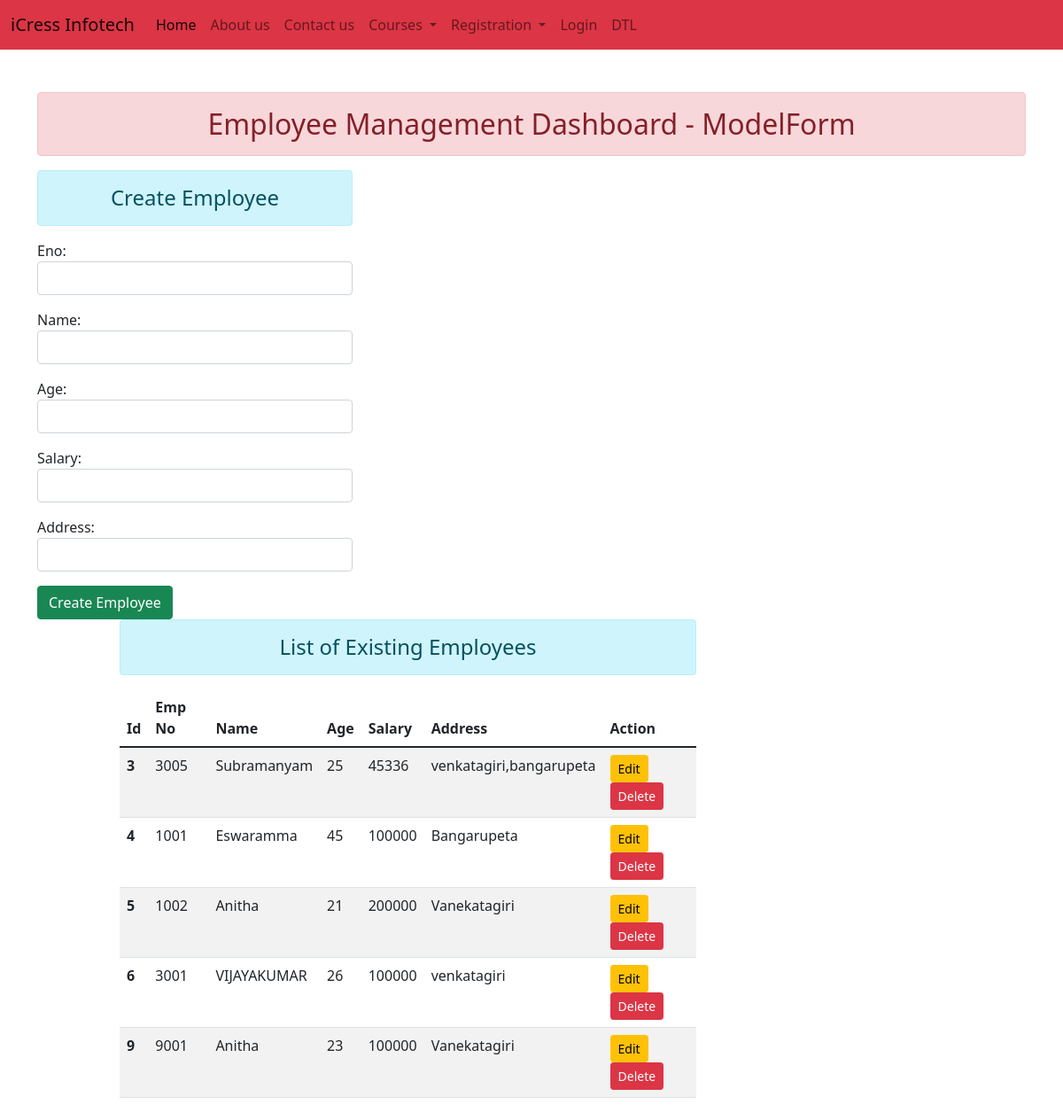
The page /modelformcreate/model_form/ on the database its author committed.
### model_form_app/models.py (models this page shows, shortened)
class Employee_form(models.Model):
    eno=models.IntegerField()
    name=models.CharField(max_length=100)
    age=models.IntegerField()
    salary=models.IntegerField()
    address=models.CharField(max_length=100)

### model_form_app/views.py (the view)
# urls.py: path('model_form/',views.Model_Form),
def Model_Form(request):
    if request.method == 'GET':
        emp_forms=Employee_Forms()
        emp_list=Employee_form.objects.all()
        emp_dict={
           'emp_forms' : emp_forms,
           'emp_list' : emp_list
        }
        return render(request,'model_form_app/model_form.html',context=emp_dict)
    elif request.method=='POST':
        emp_forms=Employee_Forms(request.POST)
        if emp_forms.is_valid():
            emp_forms.save()
            return redirect('/modelformcreate/model_form/')

### model_form_app/forms.py
class Employee_Forms(forms.ModelForm):
    class Meta:
        model = Employee_form
        fields='__all__'
        widgets={
            'name' : forms.TextInput(attrs={'class' : 'form-control'}),
            'eno' : forms.TextInput(attrs={'class' : 'form-control'}),
            'age' : forms.TextInput(attrs={'class' : 'form-control'}),
            'salary' : forms.TextInput(attrs={'class' : 'form-control'}),
            'address' : forms.TextInput(attrs={'class' : 'form-control'}),
        }

### templates/model_form_app/model_form.html (shortened to what this page needs)
{% extends 'layout.html' %}
{% block page_content %}
  <div class="container mt-5">
      <h2 class="text-center alert alert-danger">Employee Management Dashboard - ModelForm</h2>
      <div class="row">
          <div class="col-sm-4">
              <h4 class="text-center alert alert-info">Create Employee</h4>
              <form action="" method="POST">
                  {{ emp_forms.as_p }}
                      <button type="submit" class="btn btn-success">Create Employee</button>
                  </div>
          </div>
          <div class="col-sm-7 offset-1">
              <h4 class="text-center alert alert-info">List of Existing Employees</h4>
                  <table class="table table-striped table-hover">
                    <thead>
                      <tr>
                        <th scope="col">Id</th>
                        <th scope="col">Emp No</th>
                        <th scope="col">Name</th>
                        <th scope="col">Age</th>
                        <th scope="col">Salary</th>
                        <th scope="col">Address</th>
                        <th scope="col">Action</th>
                      </tr>
                    </thead>
                    <tbody>
                    {% for employee in emp_list %}
                      <tr>
                        <th scope="row">{{ employee.id }}</th>
                        <td>{{ employee.eno }}</td>
                        <td>{{ employee.name }}</td>
                        <td>{{ employee.age }}</td>
                        <td>{{ employee.salary }}</td>
                        <td>{{ employee.address }}</td>
                        <td>
                            <a href="{% url 'modelforms_app:emp_Update' pk=employee.id %}" class="btn btn-warning btn-sm">Edit</a>
                            <a href="{% url 'modelforms_app:emp_Delete' pk=employee.id %}" class="btn btn-danger btn-sm">Delete</a>
                        </td>
                      </tr>
                    {% endfor %}
                    </tbody>
                  </table>
          </div>
      </div>
{% endblock %}

### rows shown on the page
Employee_form: id "3", eno "3005", name "Subramanyam", age "25", salary "45336", address "venkatagiri,bangarupeta"
Employee_form: id "4", eno "1001", name "Eswaramma", age "45", salary "100000", address "Bangarupeta"
Employee_form: id "5", eno "1002", name "Anitha", age "21", salary "200000", address "Vanekatagiri"
Employee_form: id "6", eno "3001", name "VIJAYAKUMAR", age "26", salary "100000", address "venkatagiri"
Employee_form: id "9", eno "9001", name "Anitha", age "23", salary "100000", address "Vanekatagiri"
